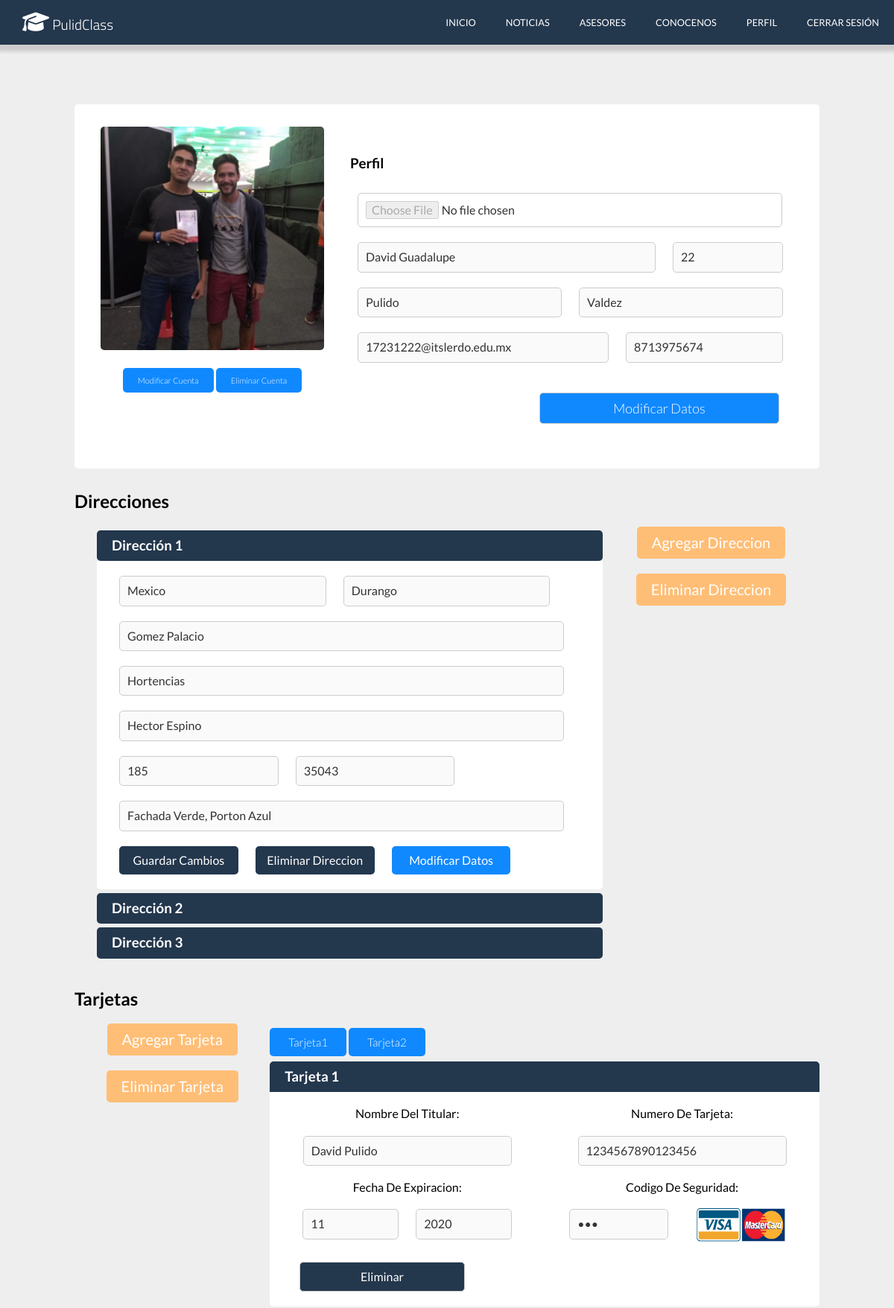
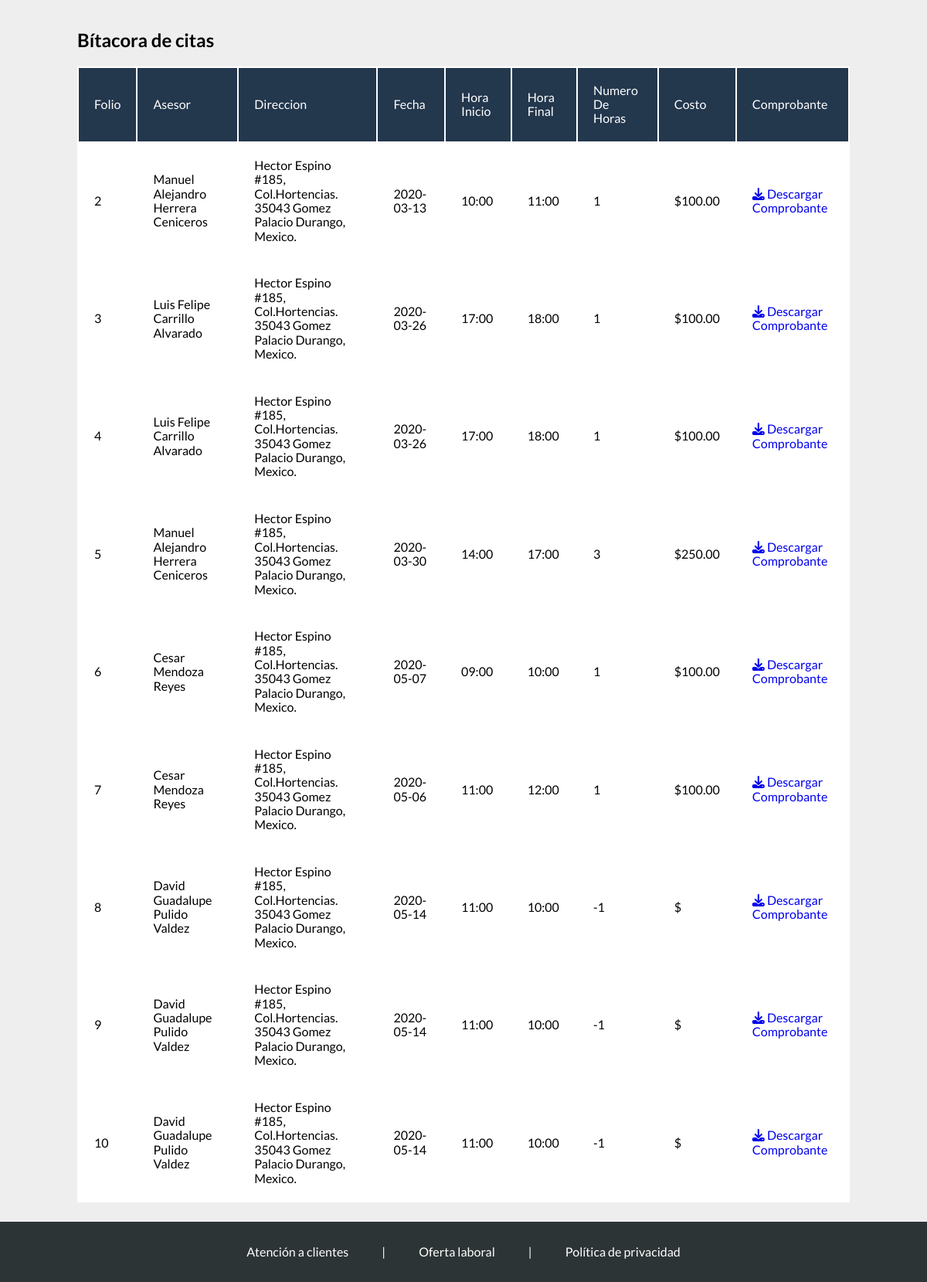
The app's page /perfil.php (signed in) with its own data (2 pictures, top to bottom).
### tables this page shows
CREATE TABLE `usuario` (
  `N_De_Usuario` int(11) NOT NULL,
  `Correo` varchar(70) DEFAULT NULL,
  `Nombres` varchar(50) DEFAULT NULL,
  `A_Paterno` varchar(20) DEFAULT NULL,
  `A_Materno` varchar(20) DEFAULT NULL,
  `Edad` int(11) DEFAULT NULL,
  `Telefono` varchar(16) DEFAULT NULL,
  `Foto` text DEFAULT NULL
);

CREATE TABLE `direccion` (
  `Id_Direccion` int(11) NOT NULL,
  `Pais` varchar(30) DEFAULT NULL,
  `Estado` varchar(30) DEFAULT NULL,
  `Ciudad` varchar(30) DEFAULT NULL,
  `Colonia` varchar(50) DEFAULT NULL,
  `Calle` varchar(50) DEFAULT NULL,
  `Numero` int(11) DEFAULT NULL,
  `Codigo_Postal` int(11) DEFAULT NULL,
  `Descripcion` varchar(250) DEFAULT NULL
);

CREATE TABLE `tarjeta` (
  `Id_Tarjeta` int(11) NOT NULL,
  `N_De_Usuario` int(11) DEFAULT NULL,
  `Nombre_T` varchar(200) DEFAULT NULL,
  `Num_T` varchar(200) DEFAULT NULL,
  `Mes` int(11) DEFAULT NULL,
  `Year` int(11) DEFAULT NULL,
  `Codigo_S` int(11) DEFAULT NULL
);

CREATE TABLE `cita` (
  `Folio` int(11) NOT NULL,
  `N_De_Usuario` int(11) DEFAULT NULL,
  `Id_Asesor` int(11) DEFAULT NULL,
  `Id_Tarjeta` int(11) DEFAULT NULL,
  `DireccionP1` varchar(200) DEFAULT NULL,
  `DireccionP2` varchar(200) DEFAULT NULL,
  `Dir_Descripcion` varchar(100) DEFAULT NULL,
  `Fecha` date DEFAULT NULL,
  `Hora_Inicial` varchar(15) DEFAULT NULL,
  `Hora_Final` varchar(15) DEFAULT NULL,
  `N_De_Horas` int(11) DEFAULT NULL,
  `Costo` decimal(10,2) DEFAULT NULL
);

CREATE TABLE `asesor` (
  `Id_Asesor` int(11) NOT NULL,
  `Nombre_Usuario` varchar(30) NOT NULL,
  `Edad` int(11) DEFAULT NULL,
  `Grado_Estudios` varchar(40) DEFAULT NULL,
  `Nombres` varchar(50) DEFAULT NULL,
  `A_Paterno` varchar(30) DEFAULT NULL,
  `A_Materno` varchar(30) DEFAULT NULL,
  `Ocupacion` varchar(50) DEFAULT NULL,
  `Materia1` varchar(70) DEFAULT NULL,
  `Materia2` varchar(70) DEFAULT NULL,
  `Materia3` varchar(70) DEFAULT NULL,
  `Descripcion` varchar(250) DEFAULT NULL,
  `Correo` varchar(70) DEFAULT NULL,
  `Telefono` varchar(16) DEFAULT NULL,
  `Foto` text DEFAULT NULL
);

### views/perfil.view.php (the view, shortened to what this page needs)
<!DOCTYPE html>
<html lang="en">
<head>
    <link rel="stylesheet" href="css/normalize.css">
    <link rel="stylesheet" href="css/perfil/estilos.css">
</head>
<body>
    <header>
        <div class="menu">
            <div class="logo">
                <a href="index.php"><h2 class="page-name"><i class="fas fa-graduation-cap"></i> PulidClass</h2></a>
            </div>
            <nav>
                <a href="index.php">Inicio</a>
                <a href="noticias.php">Noticias</a>
                <a href="asesores.php">Asesores</a>
                <a href="conocenos.php">Conocenos</a>
                <?php if(isset($_SESSION['cliente'])): ?>
                    <a href="perfil.php">Perfil</a>
                    <a href="logout.php">Cerrar Sesión</a>
                <?php elseif(isset($_SESSION['admin'])): ?>
                    <a href="admin.php">Perfil</a>
                    <a href="logout.php">Cerrar Sesión</a>
                <?php elseif(isset($_SESSION['asesor'])): ?>
                    <a href="perfil_asesor.php">Perfil</a>
                    <a href="logout.php">Cerrar Sesión</a>
                <?php else: ?>
                    <a href="register.php">Registrate</a>
                    <a href="login.php">Iniciar Sesión</a>
                <?php endif; ?>
            </nav>
        </div>
    </header>
    <main>
        <div class="perfil">
            <div class="foto">
                <div id="foto_usuario"><img src="<?php echo $info_personal['Foto']?>" alt=""></div>
                <a href="modifica.php">Modificar Cuenta</a>
                <a href="elimina.php">Eliminar Cuenta</a>
            </div>
            <div class="info">
                <h3 class="titulo">Perfil</h3>
                <form enctype="multipart/form-data" action="<?php echo htmlspecialchars($_SERVER['PHP_SELF']); ?>" method="POST">
                    <input type="file" name="foto" id="foto" disabled value="<?php echo $info_personal['Foto']?>">
                    <input type="text" name="nombre" id="nombre" placeholder="Nombres" disabled value="<?php echo $info_personal['Nombres']?>">
                    <input type="text" name="edad" id="edad" placeholder="edad" disabled value="<?php echo $info_personal['Edad']?>">
                    <input type="text" name="paterno" id="paterno" placeholder="Apellido Paterno" disabled value="<?php echo $info_personal['A_Paterno']?>">
                    <input type="text" name="materno" id="materno" placeholder="Apellido Materno" disabled value="<?php echo $info_personal['A_Materno']?>">
                    <input type="text" name="correo" id="correo" placeholder="Correo Electronico" disabled value="<?php echo $info_personal['Correo']?>">
                    <input type="text" name="telefono" id="telefono" placeholder="Numero Telefonico" disabled value="<?php echo $info_personal['Telefono']?>">
                    <div class="perfil-footer">
                        <input type="button" class="button" id="modificar_usuario" value="Modificar Datos" onclick="Modificar_Datos_Usuario()">
                    </div>
                </form>
            </div>
        </div>
        <h2>Direcciones</h2>
        <div class="direccion">
            <div class="direcciones">
            <?php
                $cont=0;
                    foreach($direcciones as $direccion){
                    $id_direccion=$direccion['Id_Direccion'];
                    $cont=$cont+1;
                    $statement = $conexion->prepare('SELECT * FROM direccion WHERE id_direccion = :id_direccion LIMIT 1');
                    $statement->execute(array(':id_direccion' => $id_direccion));
                    $direccion_datos=$statement->fetchAll();
                    foreach($direccion_datos as $dato){
                ?>
                    <h3 class="titulo" id="titulo<?php echo $cont?>">Dirección <?php echo $cont?></h3>
                    <div class="datos">
                        <form enctype="multipart/form-data" action="<?php echo htmlspecialchars($_SERVER['PHP_SELF']); ?>" method="POST">
                                <input type="text" name="pais" class="pais" id="pais<?php echo $cont?>" placeholder="Pais" disabled value=<?php echo $dato['Pais']?>>
                                <input type="text" name="estado" class="estado" id="estado<?php echo $cont?>" placeholder="Estado" disabled value="<?php echo $dato['Estado']?>">
                                <input type="text" name="ciudad" class="ciudad" id="ciudad<?php echo $cont?>" placeholder="Ciudad" disabled value="<?php echo $dato['Ciudad']?>">
                                <input type="text" name="colonia" class="colonia" id="colonia<?php echo $cont?>" placeholder="Colonia" disabled value="<?php echo $dato['Colonia']?>">
                                <input type="text" name="calle" class="calle" id="calle<?php echo $cont?>" placeholder="Calle" disabled value="<?php echo $dato['Calle']?>">
                                <input type="text" name="numero" class="numero" id="numero<?php echo $cont?>" placeholder="Numero" disabled value="<?php echo $dato['Numero']?>">
                                <input type="text" name="codigo_postal" class="codigo_postal" id="codigo_postal<?php echo $cont?>" placeholder="Codigo Postal" disabled value="<?php echo $dato['Codigo_Postal']?>">
                                <input type="text" name="descripcion" class="descripcion" id="descripcion<?php echo $cont?>" placeholder="Descripcion" disabled value="<?php echo $dato['Descripcion']?>">
                                <input type="submit" name="guardar" disabled value="Guardar Cambios" onclick="Habilitar_ID(<?php echo $cont?>)" id="guardar<?php echo $cont?>">
                                <input type="submit" name="eliminar"  disabled value="Eliminar Direccion" onclick="Habilitar_ID(<?php echo $cont?>)" id="eliminar_d<?php echo $cont?>">
                                <input type="button" value="Modificar Datos"  onclick="Modificar_Datos_Direccion(<?php echo $cont?>)">
                        </form>
                    </div>
                <?php
                    }
                }
                $cont_agregar=$cont+1;
                while($cont!=3){
                    $cont=$cont+1;
                ?>
                    <h3 class="titulo" id="titulo<?php echo $cont?>">Dirección <?php echo $cont?></h3>
                <?php
                    }
                ?>
            </div>
            <div class="botones">
            <?php if($cont_agregar==4): ?>
                <input type="button" value="Agregar Direccion" onclick="Agregar_Direccion(<?php echo $cont_agregar?>)" disabled style="background:#23374d;">
            <?php else: ?>
                <input type="button" value="Agregar Direccion" onclick="Agregar_Direccion(<?php echo $cont_agregar?>)">
            <?php endif; ?>
                <input type="button" value="Eliminar Direccion" onclick="Habilitar_Boton()">
            </div>
        </div>
        <h2>Tarjetas</h2>
        <div class="cont_tarjetas">
            <?php
                $contagregar_t=1;
                foreach($tarjetas as $tarjeta){
                    $contagregar_t=$contagregar_t+1;
                }
            ?>
            <div class="botones">
                <?php if($contagregar_t==3): ?>
                    <input type="button" value="Agregar Tarjeta" onclick="Agregar_Tarjeta(<?php echo $contagregar_t?>)" disabled style="background:#23374d;">
                <?php else: ?>
                    <input type="button" value="Agregar Tarjeta" onclick="Agregar_Tarjeta(<?php echo $contagregar_t?>)">
                <?php endif; ?>
                    <input type="button" value="Eliminar Tarjeta" onclick="Habilitar_Boton_Tarjeta()">
            </div>
            <div class="tarjetas">
                <div class="etiquetas">
                    <ul>
                        <li><a href="#tabs-1">Tarjeta1</a></li>
                        <li><a href="#tabs-2">Tarjeta2</a></li>
                    </ul>
                </div>
                <?php
                $cont_t=0;
                    foreach($tarjetas as $tarjeta){
                    $cont_t=$cont_t+1;
                ?>
                <div class="tarjeta<?php echo $cont_t?>" id="tabs-<?php echo $cont_t?>">
                    <h3 class="titulo" id="titulo">Tarjeta <?php echo $cont_t?></h3>
                    <form enctype="multipart/form-data" action="<?php echo htmlspecialchars($_SERVER['PHP_SELF']); ?>" method="POST">
                        <div class="datos">
                            <div class="principal">
                                <p>Nombre Del Titular:</p>
                                <input type="text" name="titular" id="nombre<?php echo $cont_t?>" placeholder="Como aparece en la tarjeta" disabled value="<?php echo $tarjeta['Nombre_T']?>">
                                <p>Fecha De Expiracion:</p>
                                <div class="fecha">
                                    <input type="text" name="expiracion_mes" id="mes<?php echo $cont_t?>" placeholder="Mes" disabled value="<?php echo $tarjeta['Mes']?>">
                                    <input type="text" name="expiracion_year" id="año<?php echo $cont_t?>" placeholder="Año" disabled value="<?php echo $tarjeta['Year']?>">
                                </div>
                            </div>
                            <div class="secundario">
                                <p>Numero De Tarjeta:</p>
                                <input type="text" name="tarjeta" id="numero_t<?php echo $cont_t?>" disabled value="<?php echo $tarjeta['Num_T']?>">
                                <p>Codigo De Seguridad:</p>
                                <div class="codigo">
                                    <input type="password" name="codigo" id="codigo<?php echo $cont_t?>" placeholder="3 digitos" disabled value="<?php echo $tarjeta['Codigo_S']?>">
                                    <a href="#"><img src="img/logo_tarjetas.png" alt=""></a>
                                </div>
                            </div>
                        </div>
                        <div class="submit">
                            <input type="submit" name="eliminar_t" value="Eliminar" disabled id="eliminar_t<?php echo $cont_t?>">
                        </div>
                    </form>
                </div>
                <?php }
                ?>
            </div>
        </div>
        <div class="citas">
            <h2>Bítacora de citas</h2>
            <table class="table">
                <thead class="thead-dark">
                    <tr id="header">
                        <td scope="col">Folio</td>
                        <td scope="col">Asesor</td>
                        <td scope="col">Direccion</td>
                        <td scope="col">Fecha</td>
                        <td scope="col">Hora Inicio</td>
                        <td scope="col">Hora Final</td>
                        <td scope="col">Numero De Horas</td>
                        <td scope="col">Costo</td>
                        <td scope="col">Comprobante</td>
                    </tr>
                </thead>
                <?php
                    foreach($citas as $cita){
                        $id_asesor=$cita['Id_Asesor'];
                        $statement = $conexion->prepare('SELECT * FROM Asesor WHERE Id_Asesor = :id_asesor');
                        $statement->execute(array(':id_asesor' => $id_asesor));
                        $asesor=$statement->fetch();
                        $nombre_asesor=$asesor['Nombres']." ".$asesor['A_Paterno']." ".$asesor['A_Materno'];
                ?>
                <tbody>
                    <tr>
                        <td scope="row"><?php echo $cita['Folio']?></td>
                        <td><?php echo $nombre_asesor?></td>
                        <td><?php echo $cita['DireccionP1']; echo $cita['DireccionP2']?></td>
                        <td><?php echo $cita['Fecha']?></td>
                        <td><?php echo $cita['Hora_Inicial']?></td>
                        <td><?php echo $cita['Hora_Final']?></td>
                        <td><?php echo $cita['N_De_Horas']?></td>
                        <td><?php echo "$".$cita['Costo']?></td>
                        <td><a href="ticket.php?Folio=<?php echo $cita['Folio']?>" id="ticket" target="_black"><i class="fas fa-download"></i> Descargar Comprobante</a></td>
                    </tr>
                </tbody>
                <?php
                }
                ?>
            </table>
        </div>
    </main>
    <footer>
        <div class="info">
            <a href="#">Atención a clientes</a>
            <a href="#" class="separador"> | </a>
            <a href="#">Oferta laboral</a>
            <a href="#" class="separador"> | </a>
            <a href="politicas.php">Política de privacidad</a>
        </div>
    </footer>
</body>
</html>

### records on screen
usuario: Foto (picture), nombre "David Guadalupe", edad "22", paterno "Pulido", materno "Valdez", correo "17231222@itslerdo.edu.mx", telefono "8713975674"
direccion: pais "Mexico", estado "Durango", ciudad "Gomez Palacio", colonia "Hortencias", calle "Hector Espino", numero "185", codigo_postal "35043", descripcion "Fachada Verde, Porton Azul"
tarjeta: titular "David Pulido", expiracion_mes "11", expiracion_year "2020", tarjeta "1234567890123456"
cita: Folio "2", Id_Asesor.A_Materno "Manuel Alejandro Herrera Ceniceros", DireccionP1 "Hector Espino #185, Col.Hortencias. 35043", DireccionP2 "Gomez Palacio Durango, Mexico.", Fecha "2020-03-13", Hora_Inicial "10:00", Hora_Final "11:00", N_De_Horas "1", Costo "100.00"
cita: Folio "3", Id_Asesor.A_Materno "Luis Felipe Carrillo Alvarado", DireccionP1 "Hector Espino #185, Col.Hortencias. 35043", DireccionP2 "Gomez Palacio Durango, Mexico.", Fecha "2020-03-26", Hora_Inicial "17:00", Hora_Final "18:00", N_De_Horas "1", Costo "100.00"
cita: Folio "4", Id_Asesor.A_Materno "Luis Felipe Carrillo Alvarado", DireccionP1 "Hector Espino #185, Col.Hortencias. 35043", DireccionP2 "Gomez Palacio Durango, Mexico.", Fecha "2020-03-26", Hora_Inicial "17:00", Hora_Final "18:00", N_De_Horas "1", Costo "100.00"
cita: Folio "5", Id_Asesor.A_Materno "Manuel Alejandro Herrera Ceniceros", DireccionP1 "Hector Espino #185, Col.Hortencias. 35043", DireccionP2 "Gomez Palacio Durango, Mexico.", Fecha "2020-03-30", Hora_Inicial "14:00", Hora_Final "17:00", N_De_Horas "3", Costo "250.00"
cita: Folio "6", Id_Asesor.A_Materno "Cesar Mendoza Reyes", DireccionP1 "Hector Espino #185, Col.Hortencias. 35043", DireccionP2 "Gomez Palacio Durango, Mexico.", Fecha "2020-05-07", Hora_Inicial "09:00", Hora_Final "10:00", N_De_Horas "1", Costo "100.00"
cita: Folio "7", Id_Asesor.A_Materno "Cesar Mendoza Reyes", DireccionP1 "Hector Espino #185, Col.Hortencias. 35043", DireccionP2 "Gomez Palacio Durango, Mexico.", Fecha "2020-05-06", Hora_Inicial "11:00", Hora_Final "12:00", N_De_Horas "1", Costo "100.00"
cita: Folio "8", Id_Asesor.A_Materno "David Guadalupe Pulido Valdez", DireccionP1 "Hector Espino #185, Col.Hortencias. 35043", DireccionP2 "Gomez Palacio Durango, Mexico.", Fecha "2020-05-14", Hora_Inicial "11:00", Hora_Final "10:00", N_De_Horas "-1"
cita: Folio "9", Id_Asesor.A_Materno "David Guadalupe Pulido Valdez", DireccionP1 "Hector Espino #185, Col.Hortencias. 35043", DireccionP2 "Gomez Palacio Durango, Mexico.", Fecha "2020-05-14", Hora_Inicial "11:00", Hora_Final "10:00", N_De_Horas "-1"
cita: Folio "10", Id_Asesor.A_Materno "David Guadalupe Pulido Valdez", DireccionP1 "Hector Espino #185, Col.Hortencias. 35043", DireccionP2 "Gomez Palacio Durango, Mexico.", Fecha "2020-05-14", Hora_Inicial "11:00", Hora_Final "10:00", N_De_Horas "-1"
